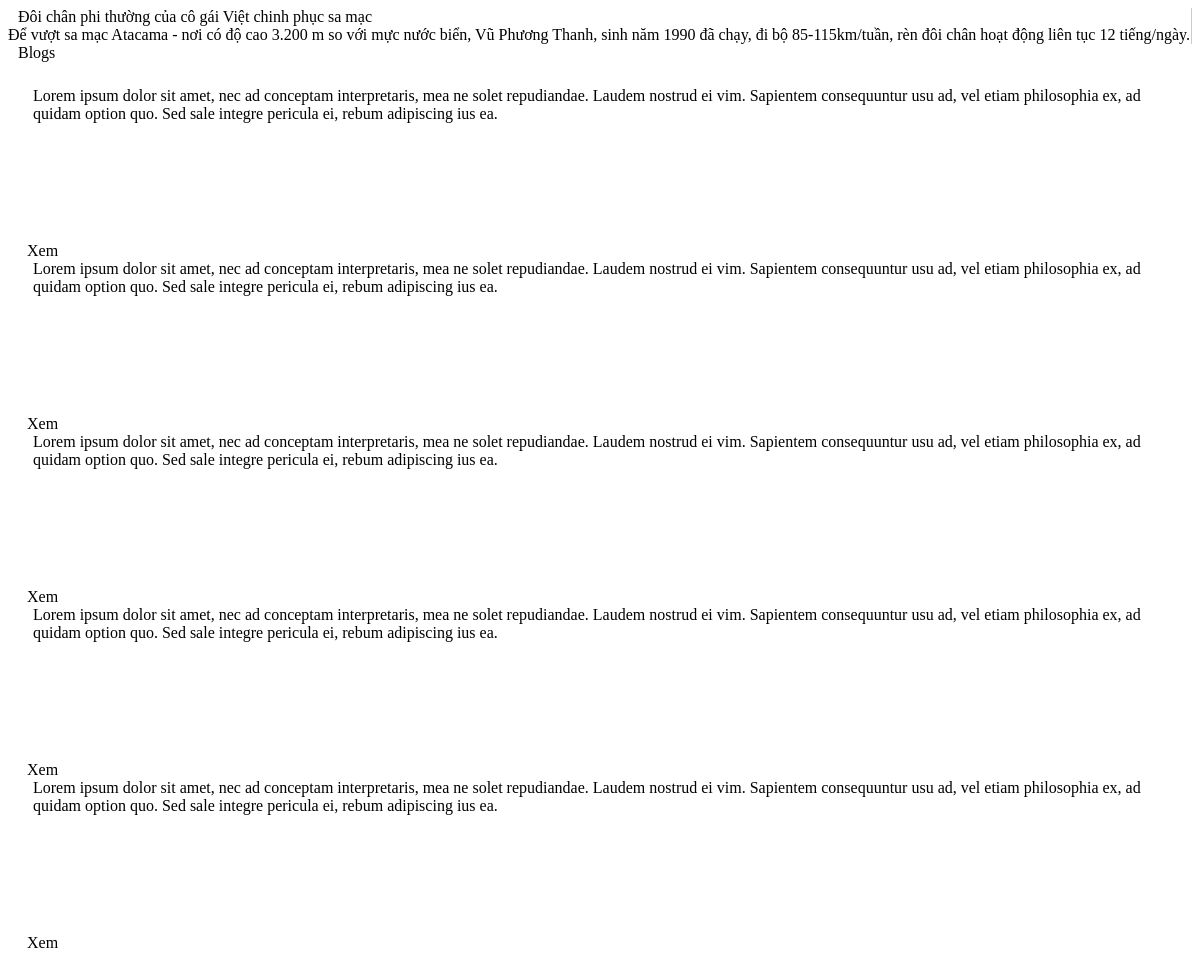
Before: / with the older database file.
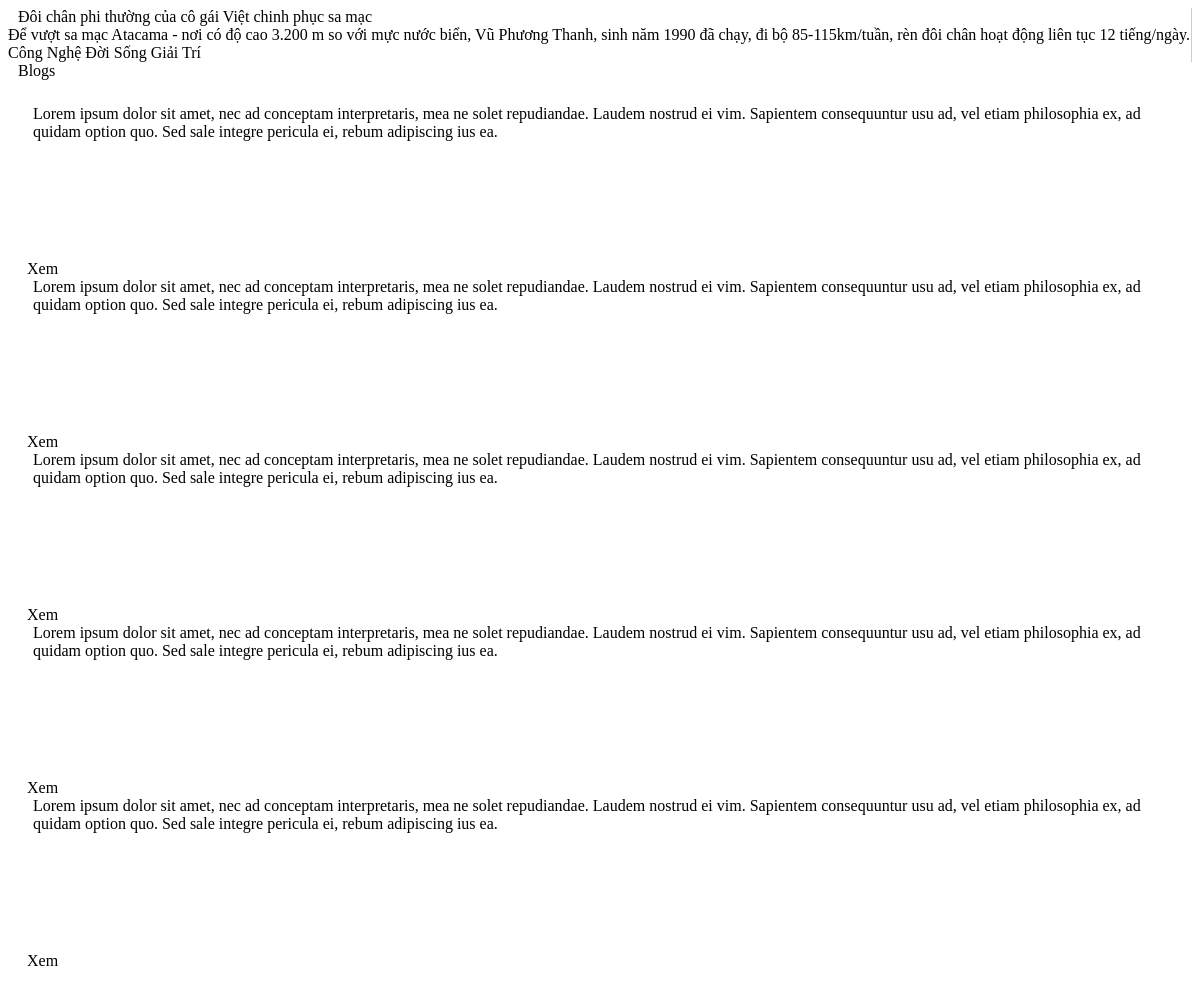
After: the same page with the newer database file.
### tables this page shows
CREATE TABLE `categories` (
  `id` int(10) UNSIGNED NOT NULL,
  `alias` varchar(250) NOT NULL,
  `name` varchar(250) NOT NULL,
  `thumb` varchar(250) DEFAULT NULL,
  `is_publish` tinyint(4) NOT NULL DEFAULT '0',
  `created_at` datetime NOT NULL,
  `updated_at` datetime NOT NULL,
  `deleted_at` datetime DEFAULT NULL
);

### application/controllers/Blogs.php (called while the page is built, shortened)
<?php
class Blogs extends CI_Controller {
    public function index()
    {
        $data = array();
        $categories = $this->category->getAll(true);
        $categoryColor = $this->category->color();
        $data['categories'] = $categories;
        $data['categoryColor'] = $categoryColor;
        $this->load->view('layout/header');
        $this->load->view('blogs/index', $data);
        $this->load->view('layout/footer');
    }
}

### index.php (called while the page is built, shortened)
<?php
require_once BASEPATH.'core/CodeIgniter.php';

### application/models/Category.php (called while the page is built, shortened)
<?php
class Category extends CI_Model {
    private $color = array(
        'cong-nghe' => 'blue',
        'doi-song' => 'red',
        'giai-tri' => 'green'
    );
    public function __construct()
    {
        $this->db->from('categories');
    }
    public function color() {
        return $this->color;
    }
    public function getAll($isPublish = null) {
        if ($isPublish !== null) {
            $this->db->where('is_publish', $isPublish);
        }
        $this->db->where('deleted_at IS NULL', null, false);
        $this->db->order_by('name', 'ASC');
        $query = $this->db->get();
        return $query->result();
    }
}

### application/views/blogs/index.php (the view, shortened to what this page needs)
<paper-drawer-panel>
    <div drawer class="pan-drawer">
        <hot-blog
            thumb="http://img.v3.news.zdn.vn/w660/Uploaded/nutmjz/2015_12_02/12319798_10204788201299254_1637655560_n.jpg"
            src="http://news.zing.vn/Doi-chan-phi-thuong-cua-co-gai-Viet-chinh-phuc-sa-mac-post606705.html">
            <div class="title">Đôi chân phi thường của cô gái Việt chinh phục sa mạc</div>
            <div class="description">Để vượt sa mạc Atacama - nơi có độ cao 3.200 m so với mực nước biển, Vũ Phương Thanh, sinh năm 1990 đã chạy, đi bộ 85-115km/tuần, rèn đôi chân hoạt động liên tục 12 tiếng/ngày.</div>
        </hot-blog>
        <?php if (count($categories) > 0) : ?>
            <blog-menu class="blog-menu">
                <?php foreach ($categories as $category) : ?>
                    <?php
                    if (isset($categoryColor[$category->alias])) {
                        $color = $categoryColor[$category->alias];
                    } else {
                        $color = $categoryColor[array_rand($categoryColor)];
                    }
                    ?>
                    <blog-menu-item url="/<?php echo $category->alias; ?>" color="<?php echo $color; ?>" <?php echo ($category->alias == $this->uri->segment(1) ? 'active' : ''); ?>><?php echo $category->name; ?></blog-menu-item>
                <?php endforeach; ?>
            </blog-menu>
        <?php endif; ?>
    </div>
    <paper-header-panel main mode="waterfall">
        <paper-toolbar class="paper-header">
            <div class="title"><?php echo lang('blogs'); ?></div>
        </paper-toolbar>
        <div class="content horizontal layout start-justified wrap blog-item-box">
            <paper-card heading="Titles AND images!" class="blog-item" image="http://placehold.it/350x150">
                <div class="card-content">
                    Lorem ipsum dolor sit amet, nec ad conceptam interpretaris, mea ne solet repudiandae. Laudem nostrud ei vim. Sapientem consequuntur usu ad, vel etiam philosophia ex, ad quidam option quo. Sed sale integre pericula ei, rebum adipiscing ius ea.
                </div>
                <div class="card-actions horizontal layout">
                    <paper-button class="flex" link="/aa"><iron-icon icon="link"></iron-icon> Xem</paper-button>
                </div>
            </paper-card>
            <paper-card heading="Titles AND images!" class="blog-item" image="http://placehold.it/350x150">
                <div class="card-content">
                    Lorem ipsum dolor sit amet, nec ad conceptam interpretaris, mea ne solet repudiandae. Laudem nostrud ei vim. Sapientem consequuntur usu ad, vel etiam philosophia ex, ad quidam option quo. Sed sale integre pericula ei, rebum adipiscing ius ea.
                </div>
                <div class="card-actions horizontal layout">
                    <paper-button class="flex" link="/bbb"><iron-icon icon="link"></iron-icon> Xem</paper-button>
                </div>
            </paper-card>
            <paper-card heading="Titles AND images!" class="blog-item" image="http://placehold.it/350x150">
                <div class="card-content">
                    Lorem ipsum dolor sit amet, nec ad conceptam interpretaris, mea ne solet repudiandae. Laudem nostrud ei vim. Sapientem consequuntur usu ad, vel etiam philosophia ex, ad quidam option quo. Sed sale integre pericula ei, rebum adipiscing ius ea.
                </div>
                <div class="card-actions horizontal layout">
                    <paper-button class="flex"><iron-icon icon="link"></iron-icon> Xem</paper-button>
                </div>
            </paper-card>
            <paper-card heading="Titles AND images!" class="blog-item" image="http://placehold.it/350x150">
                <div class="card-content">
                    Lorem ipsum dolor sit amet, nec ad conceptam interpretaris, mea ne solet repudiandae. Laudem nostrud ei vim. Sapientem consequuntur usu ad, vel etiam philosophia ex, ad quidam option quo. Sed sale integre pericula ei, rebum adipiscing ius ea.
                </div>
                <div class="card-actions horizontal layout">
                    <paper-button class="flex"><iron-icon icon="link"></iron-icon> Xem</paper-button>
                </div>
            </paper-card>
            <paper-card heading="Titles AND images!" class="blog-item" image="http://placehold.it/350x150">
                <div class="card-content">
                    Lorem ipsum dolor sit amet, nec ad conceptam interpretaris, mea ne solet repudiandae. Laudem nostrud ei vim. Sapientem consequuntur usu ad, vel etiam philosophia ex, ad quidam option quo. Sed sale integre pericula ei, rebum adipiscing ius ea.
                </div>
                <div class="card-actions horizontal layout">
                    <paper-button class="flex"><iron-icon icon="link"></iron-icon> Xem</paper-button>
                </div>
            </paper-card>
        </div>
    </paper-header-panel>
</paper-drawer-panel>

### application/views/layout/header.php (shortened to what this page needs)
<!DOCTYPE html>
<html lang="vi">
<head>
</head>
<body class="fullbleed vertical layout">

### application/views/layout/header.php (style rules this page uses)
html, body { @apply(--paper-font-common-base); }

Changed rows visible on the page:
added categories: name "Công Nghệ"
added categories: name "Đời Sống"
added categories: name "Giải Trí"
